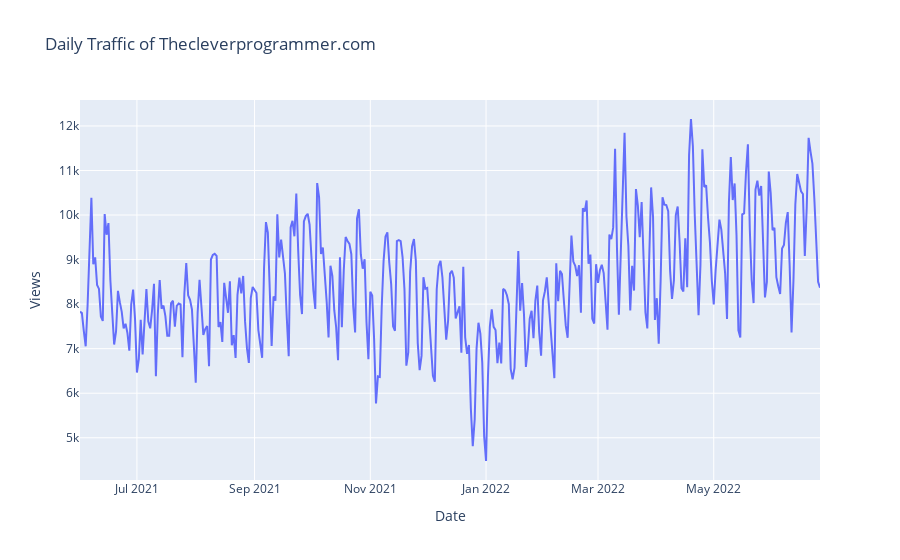

This figure's notebook cell:
### Markdown cell above
Now let’s have a look at the daily traffic of the website:

### Code cell
figure = px.line(data,
                 x='Date',
                 y='Views', 
                 title='Daily Traffic of Thecleverprogrammer.com')
figure.show()

### Figure 1 — Plotly figure (JSON) as saved in the notebook; plotly's stock layout.template omitted (floating-point values rounded to 4 significant figures; data arrays with more than 128 entries replaced by an {"elided": "..."} marker saying what was removed)
{"data": [{"hovertemplate": "Date=%{x}<br>Views=%{y}<extra></extra>", "legendgroup": "", "line": {"color": "#636efa", "dash": "solid"}, "marker": {"symbol": "circle"}, "mode": "lines", "name": "", "orientation": "v", "showlegend": false, "type": "scatter", "x": {"elided": "391 str values"}, "xaxis": "x", "y": {"elided": "391 int values"}, "yaxis": "y"}], "layout": {"legend": {"tracegroupgap": 0}, "title": {"text": "Daily Traffic of Thecleverprogrammer.com"}, "xaxis": {"anchor": "y", "domain": [0, 1], "title": {"text": "Date"}}, "yaxis": {"anchor": "x", "domain": [0, 1], "title": {"text": "Views"}}}}
